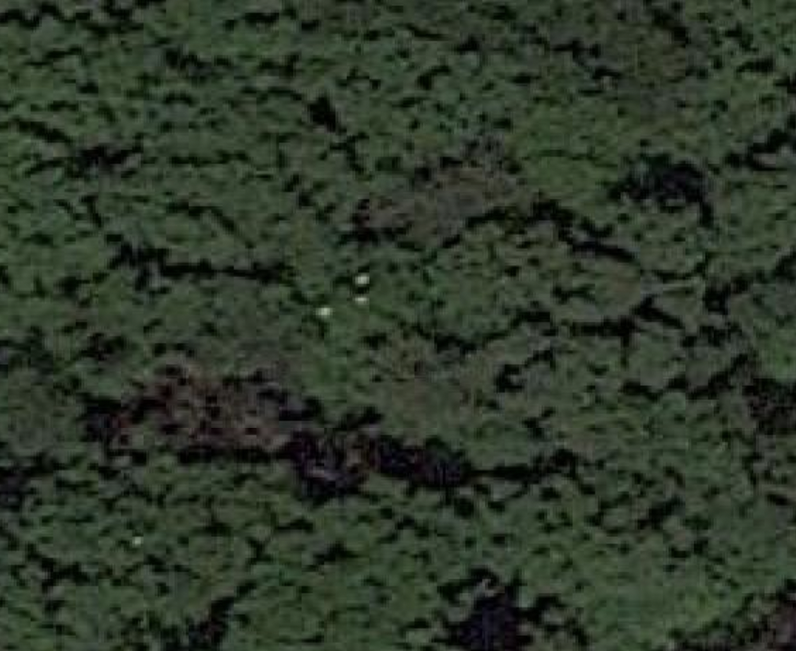
#> input picture py/cv/mori1.png, 796 x 651 px, shrunk from 1128 x 922 before the run
$ python test.py
#> lines starting #> are read from the running program, lines starting #| are printed output that depends on the picture; after the words box and inside, x2 and y2 are one past the last pixel; in counts of white or black regions, pixels touching at a corner belong together; long printed decimals are rounded
import cv2
import numpy as np

def is_natural_area(image_path, threshold=0.95):
#> called with image_path = 'mori1.png', threshold = 0.95
    image = cv2.imread(image_path)
#> image is the input picture: shape (651, 796, 3); mean B, G, R 40.8, 55.3, 45.1
    image_hsv = cv2.cvtColor(image, cv2.COLOR_BGR2HSV)
#> image_hsv: shape (651, 796, 3); mean H, S, V 52.6, 78.4, 55.5

    # 森林や草原の色相範囲を定義
    green_lower = np.array([30, 40, 40])
    green_upper = np.array([85, 255, 255])

    # 画像内の緑色の領域を抽出
    green_mask = cv2.inRange(image_hsv, green_lower, green_upper)
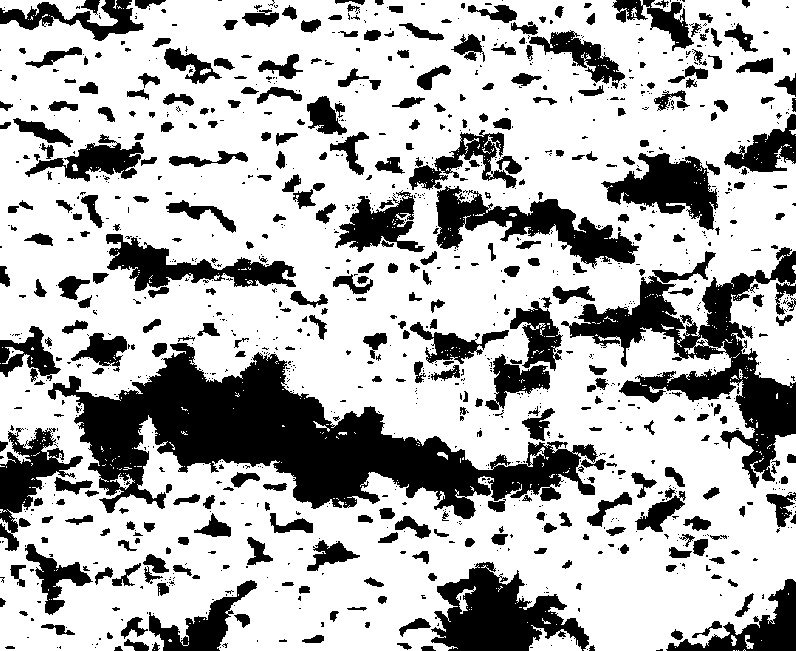
#> green_mask: shape (651, 796); 70.8% white; 1233 black regions (854 under 20 px), largest, box (x1, y1, x2, y2) and area: (48, 343, 598, 519) 36651, (561, 247, 796, 488) 15668, (431, 562, 589, 651) 7715
    green_area = cv2.countNonZero(green_mask)
#> green_area = 367008

    # 画像全体のピクセル数を計算
    total_pixels = image.shape[0] * image.shape[1]
#> total_pixels = 518196

    # 緑色の割合を計算
    green_ratio = green_area / total_pixels
#> green_ratio = 0.708

    print("green_ratio:",green_ratio,"green_area:",green_area,"total_pixels:",total_pixels,image_path)
#| green_ratio: 0.7082 green_area: 367008 total_pixels: 518196 mori1.png


is_natural_area("mori1.png")
is_natural_area("mori2.png")
#> call 2 of is_natural_area, with image_path = 'mori2.png', threshold = 0.95
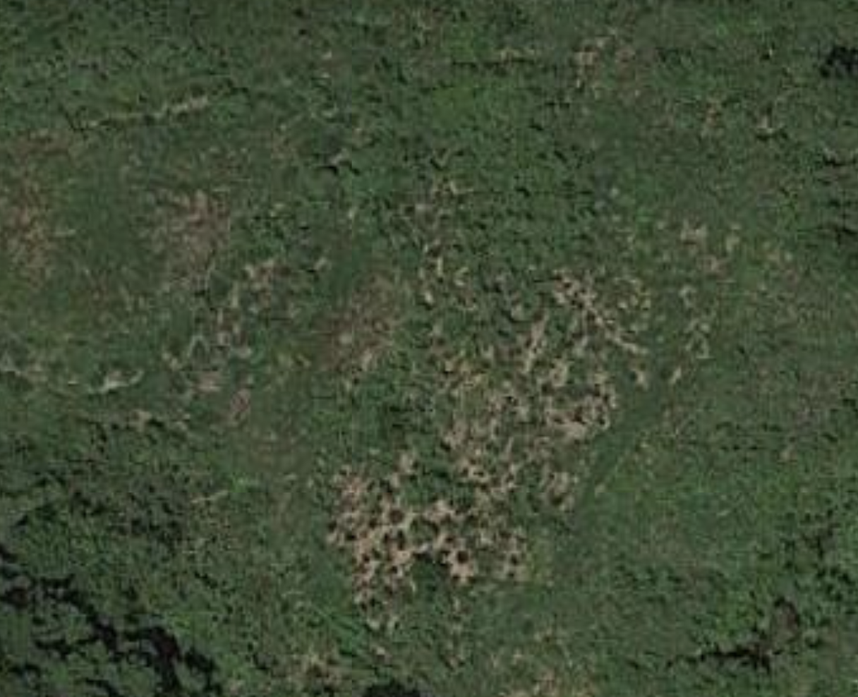
#> input picture py/cv/mori2.png, 858 x 697 px, shrunk from 1216 x 988 before the run
#> in is_natural_area, image is the input picture: shape (697, 858, 3); mean B, G, R 53.9, 75.9, 64.2
#> in is_natural_area (call 2), `image_hsv = cv2.cvtColor(image, cv2.COLOR_BGR2HSV)`: image_hsv: shape (697, 858, 3); mean H, S, V 45.9, 76.5, 76
#> in is_natural_area (call 2), `green_mask = cv2.inRange(image_hsv, green_lower, green_upper)`: green_mask: shape (697, 858); 94.5% white; 535 black regions (418 under 20 px), largest, box (x1, y1, x2, y2) and area: (328, 473, 476, 610) 7579, (0, 574, 222, 697) 5628, (327, 315, 390, 369) 1678
#> in is_natural_area (call 2), `green_area = cv2.countNonZero(green_mask)`: green_area = 565406
#> in is_natural_area (call 2), `green_ratio = green_area / total_pixels`: green_ratio = 0.945
#| green_ratio: 0.9455 green_area: 565406 total_pixels: 598026 mori2.png
is_natural_area("tanbo1.png")
#> call 3 of is_natural_area, with image_path = 'tanbo1.png', threshold = 0.95
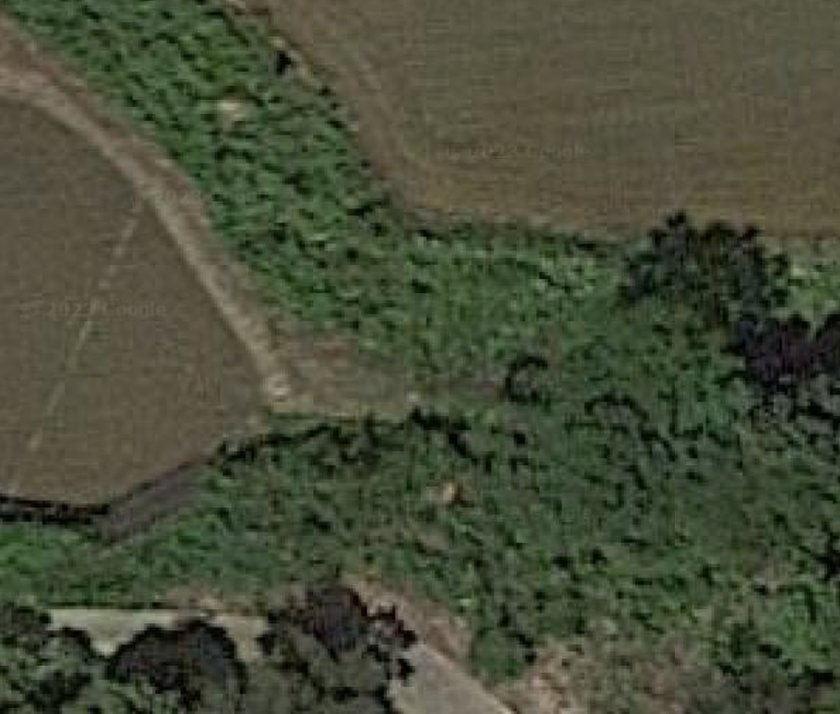
#> input picture py/cv/tanbo1.png, 840 x 714 px, shrunk from 1190 x 1012 before the run
#> in is_natural_area, image is the input picture: shape (714, 840, 3); mean B, G, R 56.1, 76.4, 71
#> in is_natural_area (call 3), `image_hsv = cv2.cvtColor(image, cv2.COLOR_BGR2HSV)`: image_hsv: shape (714, 840, 3); mean H, S, V 37.8, 77.7, 78.4
#> in is_natural_area (call 3), `green_mask = cv2.inRange(image_hsv, green_lower, green_upper)`: green_mask: shape (714, 840); 52.5% white; 765 black regions (548 under 20 px), largest, box (x1, y1, x2, y2) and area: (223, 0, 840, 286) 112362, (0, 13, 360, 539) 99717, (44, 571, 611, 714) 36914
#> in is_natural_area (call 3), `green_area = cv2.countNonZero(green_mask)`: green_area = 314898
#> in is_natural_area (call 3), `green_ratio = green_area / total_pixels`: green_ratio = 0.525
#| green_ratio: 0.525 green_area: 314898 total_pixels: 599760 tanbo1.png
is_natural_area("michi1.png")
#> call 4 of is_natural_area, with image_path = 'michi1.png', threshold = 0.95
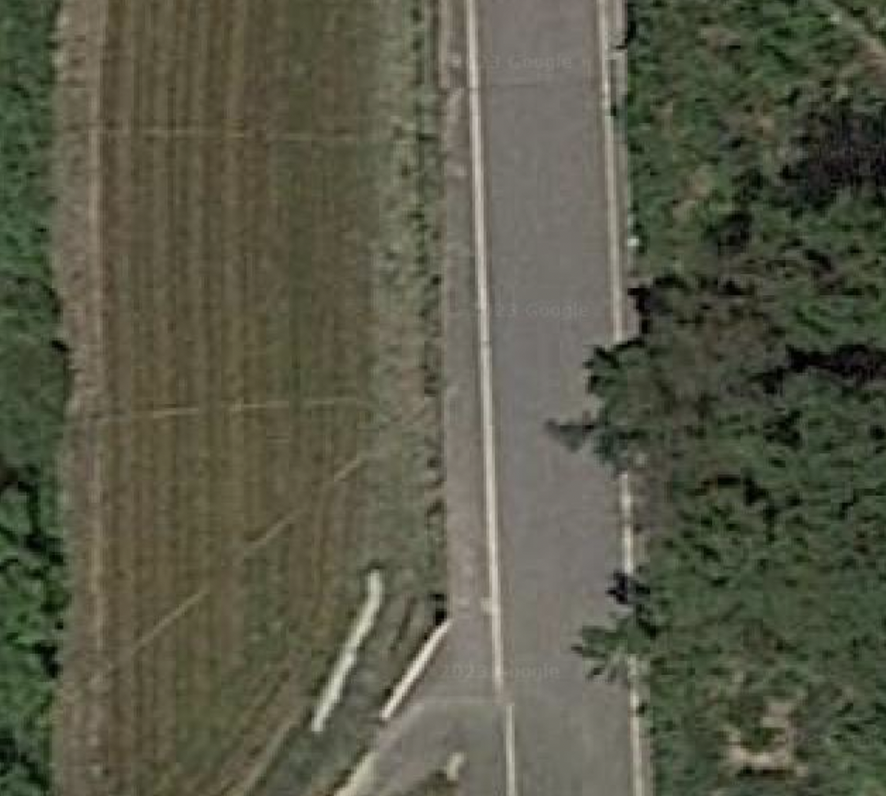
#> input picture py/cv/michi1.png, 886 x 796 px, shrunk from 1256 x 1128 before the run
#> in is_natural_area, image is the input picture: shape (796, 886, 3); mean B, G, R 70.8, 88, 87.3
#> in is_natural_area (call 4), `image_hsv = cv2.cvtColor(image, cv2.COLOR_BGR2HSV)`: image_hsv: shape (796, 886, 3); mean H, S, V 31.2, 61.7, 90.7
#> in is_natural_area (call 4), `green_mask = cv2.inRange(image_hsv, green_lower, green_upper)`:
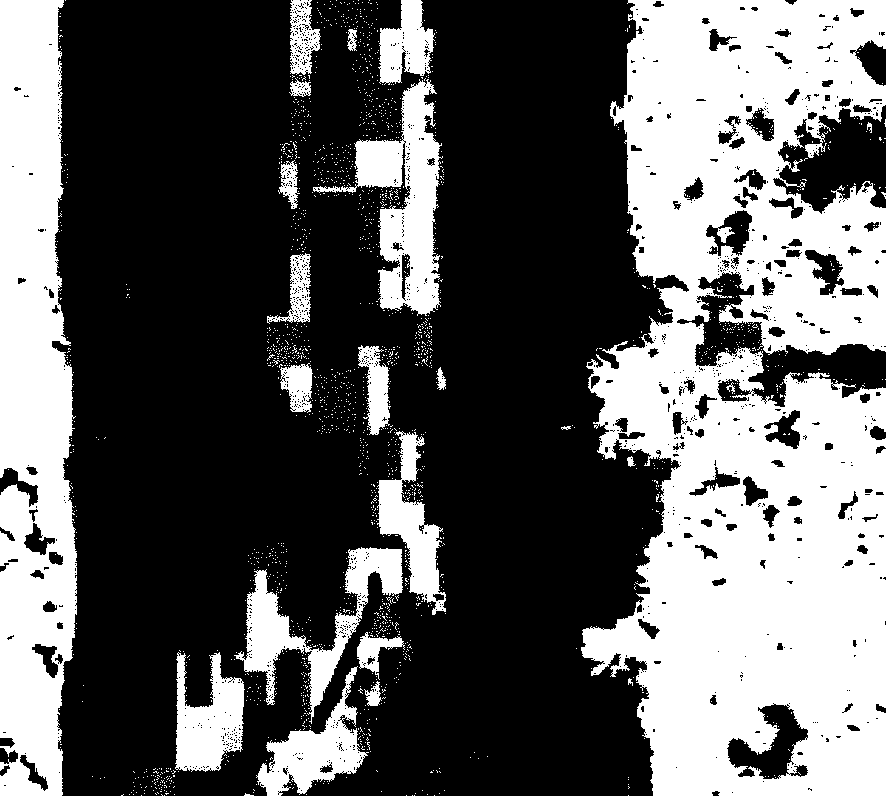
#> green_mask: shape (796, 886); 37.5% white; 2031 white regions (2008 under 20 px), largest, box (x1, y1, x2, y2) and area: (581, 0, 886, 796) 167845, (0, 0, 77, 796) 48692, (313, 79, 443, 316) 11038
#> in is_natural_area (call 4), `green_area = cv2.countNonZero(green_mask)`: green_area = 264312
#> in is_natural_area (call 4), `green_ratio = green_area / total_pixels`: green_ratio = 0.375
#| green_ratio: 0.3748 green_area: 264312 total_pixels: 705256 michi1.png
is_natural_area("ie1.png")
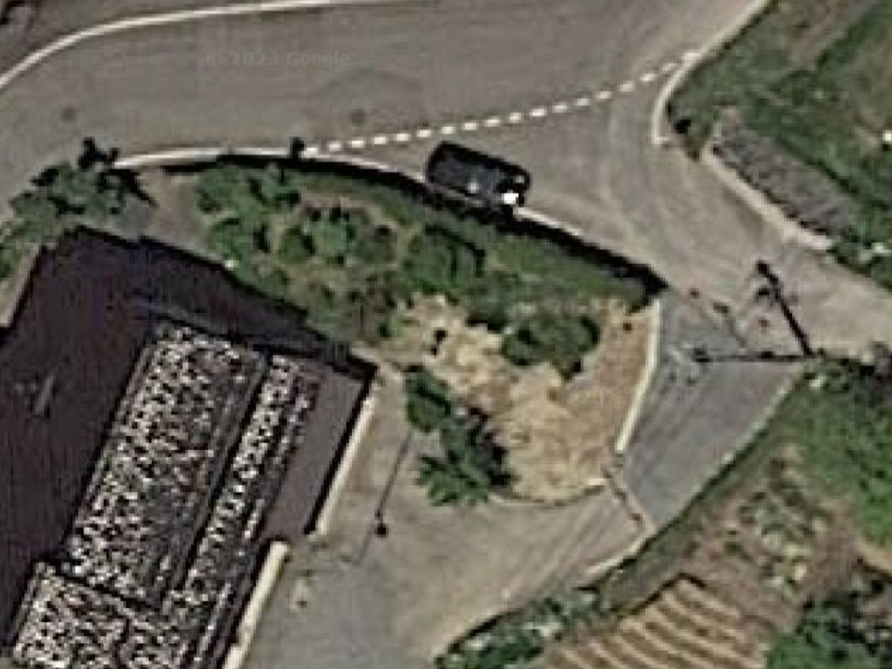
#> input picture py/cv/ie1.png, 892 x 669 px, shrunk from 1264 x 948 before the run
#> in is_natural_area, image is the input picture: shape (669, 892, 3); mean B, G, R 84.7, 97.1, 100.1
#> in is_natural_area (call 5), `image_hsv = cv2.cvtColor(image, cv2.COLOR_BGR2HSV)`: image_hsv: shape (669, 892, 3); mean H, S, V 34.6, 51.2, 102
#> in is_natural_area (call 5), `green_mask = cv2.inRange(image_hsv, green_lower, green_upper)`:
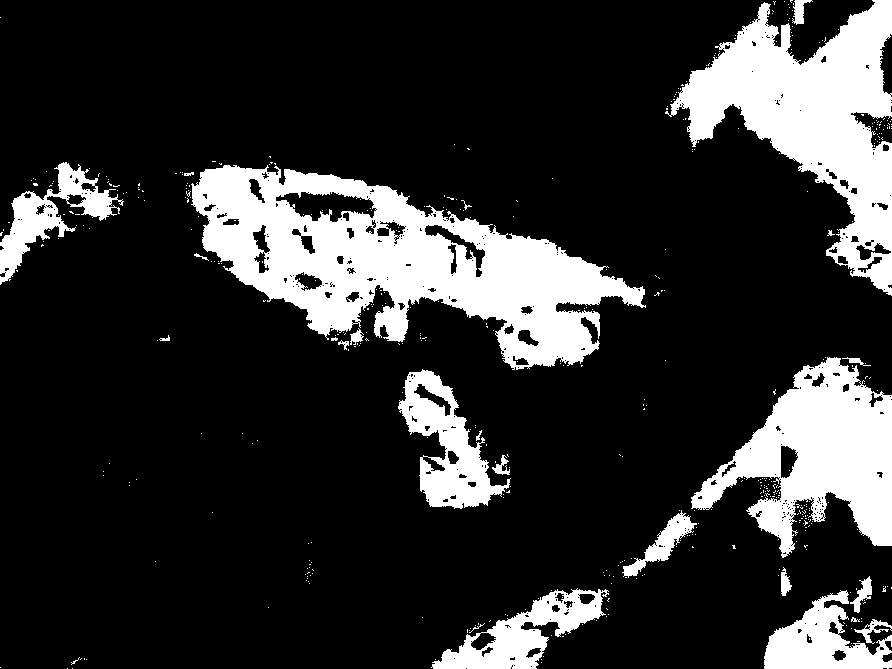
#> green_mask: shape (669, 892); 19.2% white; 476 white regions (451 under 20 px), largest, box (x1, y1, x2, y2) and area: (191, 165, 646, 370) 41801, (665, 0, 892, 296) 27685, (691, 357, 892, 558) 19521
#> in is_natural_area (call 5), `green_area = cv2.countNonZero(green_mask)`: green_area = 114381
#> in is_natural_area (call 5), `green_ratio = green_area / total_pixels`: green_ratio = 0.192
#| green_ratio: 0.1917 green_area: 114381 total_pixels: 596748 ie1.png
